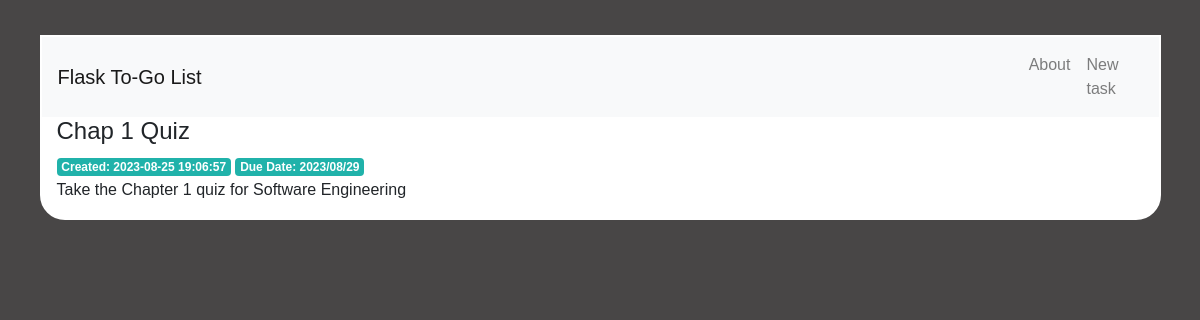
Screenshot of /9 with the database file from the repository.
### tables this page shows
CREATE TABLE tasks (
    id INTEGER PRIMARY KEY AUTOINCREMENT,
    created TIMESTAMP NOT NULL DEFAULT CURRENT_TIMESTAMP,
    tName TEXT NOT NULL,
    tDescription TEXT NOT NULL,
    endDate DATETIME
);

### app.py (the view)
@app.route('/<int:task_id>')
def task(task_id):
    task = get_task(task_id)
    return render_template('task.html', task=task)

### app.py (called while the page is built)
def get_db_connection():
    conn = sqlite3.connect('database.db')
    conn.row_factory = sqlite3.Row
    return conn

def get_task(task_id):
    conn = get_db_connection()
    task = conn.execute('SELECT * FROM tasks WHERE id = ?',
                        (task_id,)).fetchone()
    conn.close()
    if task is None:
        abort(404)
    return task

### templates/task.html
{% extends 'base.html' %}
{% block content %}
    <h2>{% block title %} {{ task['tName'] }} {% endblock %}</h2>
    <span class="badge badge-primary">Created: {{ task['created'] }}</span>
    <span class="badge badge-primary">Due Date: {{ task['endDate']}}</span>
    <p>{{ task['tDescription'] }}</p>
{% endblock %}

### static/css/style.css (style rules this page uses)
* { font-family: 'Arial', sans-serif; }
html { background-color: rgb(72, 70, 70); padding: 10px; }
body { width: 95%; margin: 25px auto; border: 2px white solid; border-bottom-left-radius: 25px; border-bottom-right-radius: 25px; }
h2 { font-size: 1.5em; font-weight: 500; }
.badge-primary { color: white; background-color: lightseagreen; }

### rows the page displays
tasks: tName "Chap 1 Quiz", created "2023-08-25 19:06:57", endDate "2023/08/29", tDescription "Take the Chapter 1 quiz for Software Engineering"
